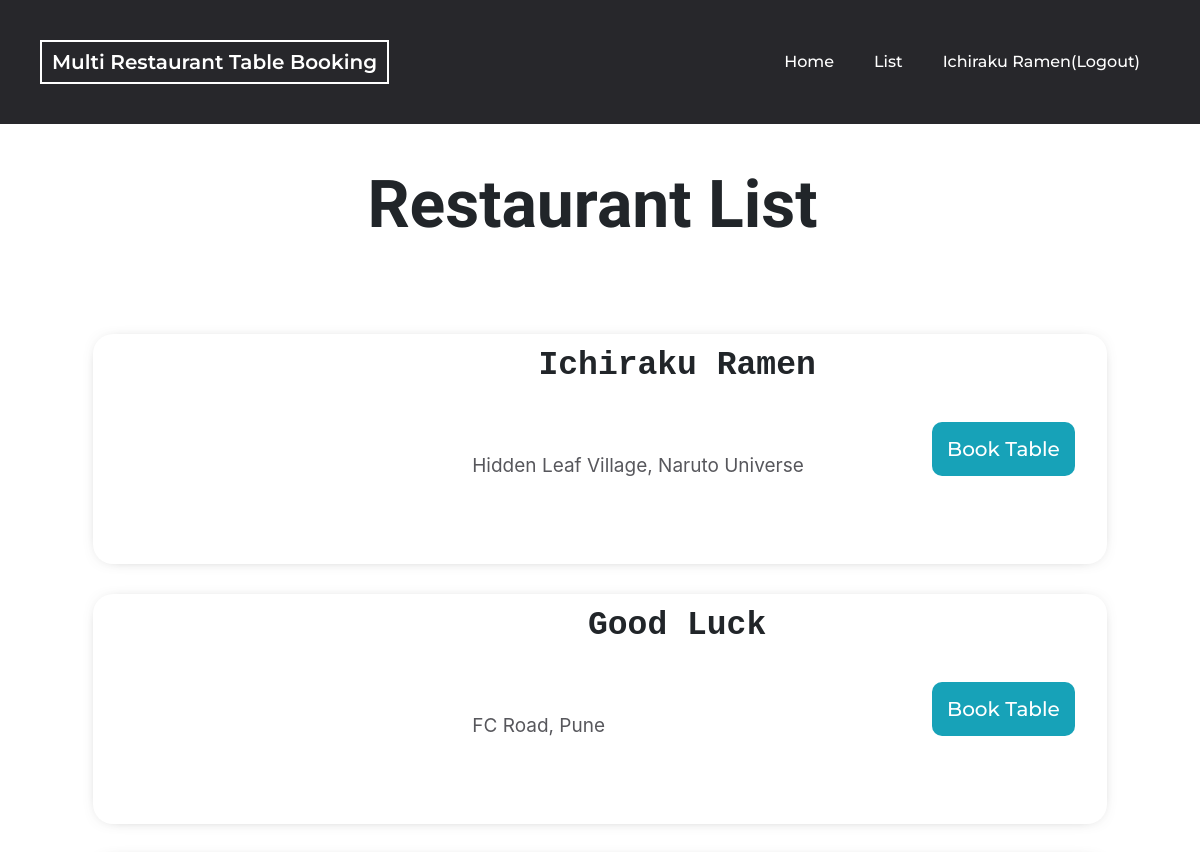
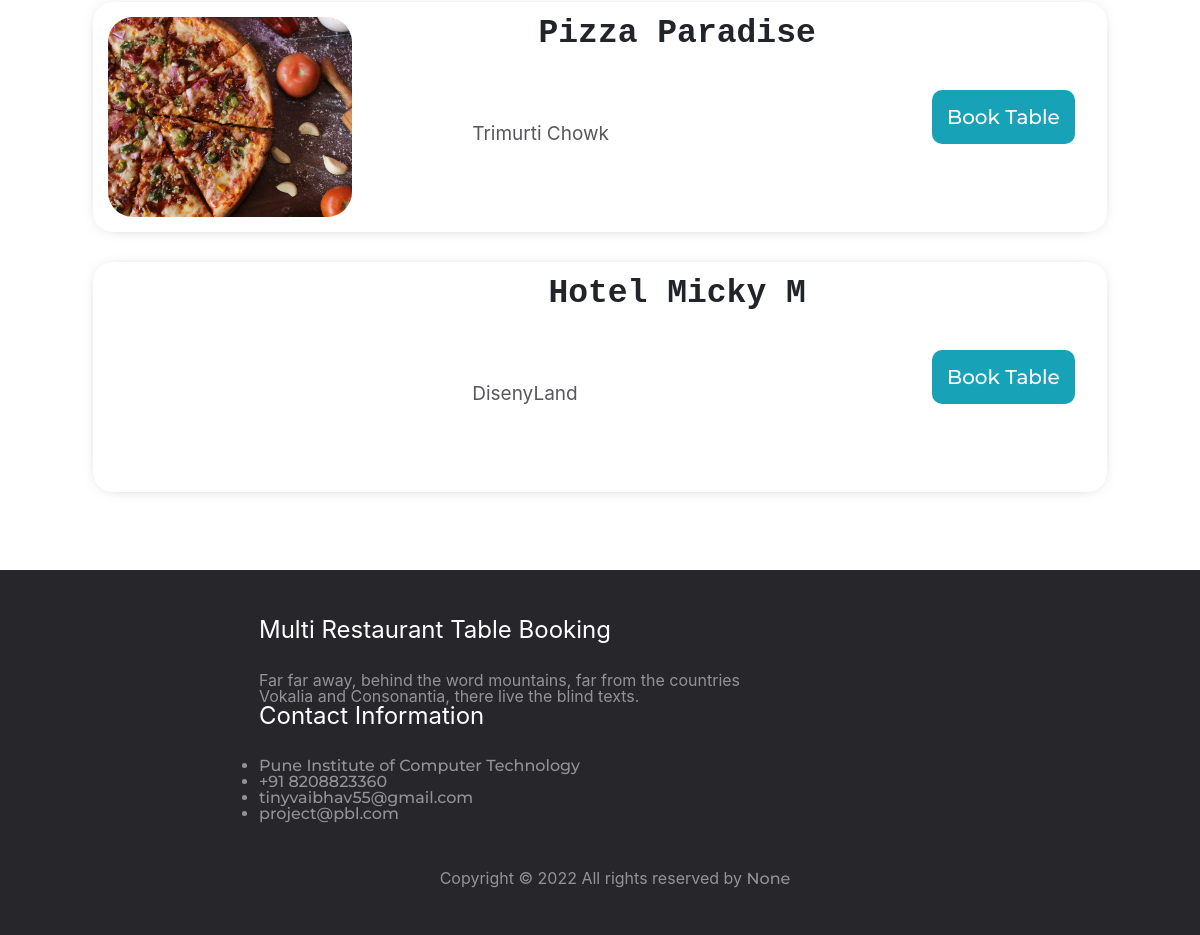
/list.php (signed in), run on the app's committed database (2 pictures, top to bottom).
### tables this page shows
CREATE TABLE `restaurant_info` (
  `id` int(3) NOT NULL,
  `name` varchar(255) DEFAULT NULL,
  `uname` varchar(255) DEFAULT NULL,
  `phone` varchar(15) DEFAULT NULL,
  `address` varchar(255) DEFAULT NULL,
  `logo` varchar(500) DEFAULT NULL,
  `psw` varchar(20) DEFAULT NULL,
  `approve_status` int(4) NOT NULL DEFAULT 0 COMMENT '0 not approve 1 approve',
  `role` int(2) DEFAULT NULL COMMENT '1 = restaurant, 2 = customer	'
);

### list.php (the view, shortened to what this page needs)
<?php include 'template/header.php'; ?>
<!DOCTYPE html>
<html lang="en">
<head>
    <link rel="stylesheet" href="style/style_list.css">
</head>
<body>
    <?php include 'template/nav-bar_gray.php'; ?>
    <div class="row list_row" style="margin-right:0px">
        <h2>Restaurant List</h2>
    </div>
    <section ftco-section bg-light>
        <div class="container">
            <div class="row">
                <div class="col-md1">
                    <div class="tab-content" style="padding:3rem 0px">
                        <div class="tab-home">
                            <div class="row">
                                <?php
                                    $con = connect();
                                    $sql = "SELECT * FROM `restaurant_info` WHERE role = 1;";
                                    $result = $con->query($sql);
                                    foreach ($result as $r) {
                                ?>
                                <div class="col-md1">
                                    <div class="res_list">
                                        <div class="rest_img" style="background-image: url(images/<?php echo $r['logo']; ?>)"></div>
                                        <div class="text">
                                            <div class="row one-half">
                                                <div class="col-md1">
                                                    <h3 class="rest_title"><?php echo $r['name']; ?></h3>
                                                </div>
                                                <div class="col-md1">
                                                    <p class="rest_address"><?php echo $r['address']; ?></p>
                                                </div>
                                            </div>
                                            <div class="one-third">
                                                <a href="reservation.php?res_id=<?php echo $r['id']; ?>" class="btn btn-info" style="width: 100%; margin-top: 18px;">Book Table</a>
                                            </div>
                                        </div>
                                    </div>
                                </div>
                                <?php } ?>
                            </div>
                        </div>
                    </div>
                </div>
            </div>
        </div>
    </section>
    <?php include 'template/footer_list.php'; ?>
</body>
</html>

### style/style.css (style rules this page uses)
* { margin: 0; padding : 0; box-sizing: border-box; }
body { margin: 0; font-family: "Muli", -apple-system, BlinkMacSystemFont, "Segoe UI", Roboto, "Helvetica Neue", Arial, sans-serif, "Apple Color Emoji", "Segoe UI Emoji", "Segoe UI Symbol"; font-size: 1rem; font-weight: 400; line-height: 1; color: #212529; text-align: left; background-color: #fff; text-align: left; }
li, a { font-family: "Montserrat", sans-serif; font-weight: 500; font-size:16px; color: #edf0f1; text-decoration: none; background:transparent; }
.row { display: flex; -ms-flex-wrap: wrap; flex-wrap: wrap; margin-right: -15px; margin-left: -15px; }
.footer_contact li, a { color: rgba(255, 255, 255, 0.5); }
.list_row { align-items: center; justify-content: center; font-family: 'Sansita Swashed', cursive; font-size: 44px; padding: 3rem; }
.container { width: 87%; padding-right: 15px; padding-left: 15px; margin-right: auto; margin-left: auto; }
.col-md1 { flex: 0 0 100%; max-width: 100%; position: relative; width: 100%; min-height: 1px; padding-right: 15px; padding-left: 15px; }
.tab-home { display: block; }
.res_list { border-radius: 20px; display: flex; width: 100%; background: #fff; padding: 15px; margin-bottom: 30px; box-shadow: 0px 1px 18px -12px rgb(0 0 0 / 75%); transition: all 0.3s ease; }
.rest_img { background-size: cover; margin-right: 20px; width: 300px; height: 200px; border-radius: 25px; }
.text { width: calc(100% - 100px); display: flex; }
.one-half { width: calc(100% - 80px); }
.one-third { margin-top: 90px; margin-left: -50px; }
.btn-info { color: #fff; background-color: #17a2b8; padding: 15px; border-radius: 10px; font-size: 20px; }
.rest_title { text-align: center; font-size: 33px; font-family:monospace; }
.rest_address { color: #57575c; font-size: 19px; margin-left: 100px; }

### style/style_list.css (style rules this page uses)
.list_row { align-items: center; justify-content: center; font-family: 'Sansita Swashed', cursive; font-size: 44px; padding: 3rem; }
.container { width: 87%; padding-right: 15px; padding-left: 15px; margin-right: auto; margin-left: auto; }
.row { display: flex; -ms-flex-wrap: wrap; flex-wrap: wrap; margin-right: -15px; margin-left: -15px; }
.col-md1 { flex: 0 0 100%; max-width: 100%; position: relative; width: 100%; min-height: 1px; padding-right: 15px; padding-left: 15px; }
.tab-home { display: block; }
.res_list { border-radius: 20px; display: flex; width: 100%; background: #fff; padding: 15px; margin-bottom: 30px; box-shadow: 0px 1px 18px -12px rgb(0 0 0 / 75%); transition: all 0.3s ease; }
.rest_img { background-size: cover; margin-right: 20px; width: 300px; height: 200px; border-radius: 25px; }
.text { width: calc(100% - 100px); display: flex; }
.one-half { width: calc(100% - 80px); }
.one-third { margin-top: 90px; margin-left: -50px; }
.btn-info { color: #fff; background-color: #17a2b8; padding: 15px; border-radius: 10px; font-size: 20px; }
.rest_title { text-align: center; font-size: 33px; font-family:monospace; }
.rest_address { color: #57575c; font-size: 19px; margin-left: 100px; }

### data on the page
restaurant_info: name "Ichiraku Ramen", address "Hidden Leaf Village, Naruto Universe"
restaurant_info: name "Good Luck", address "FC Road, Pune"
restaurant_info: logo (picture), name "Pizza Paradise", address "Trimurti Chowk"
restaurant_info: name "Hotel Micky M", address "DisenyLand"

### other printed values
$_SESSION['name'] "Ichiraku Ramen"
